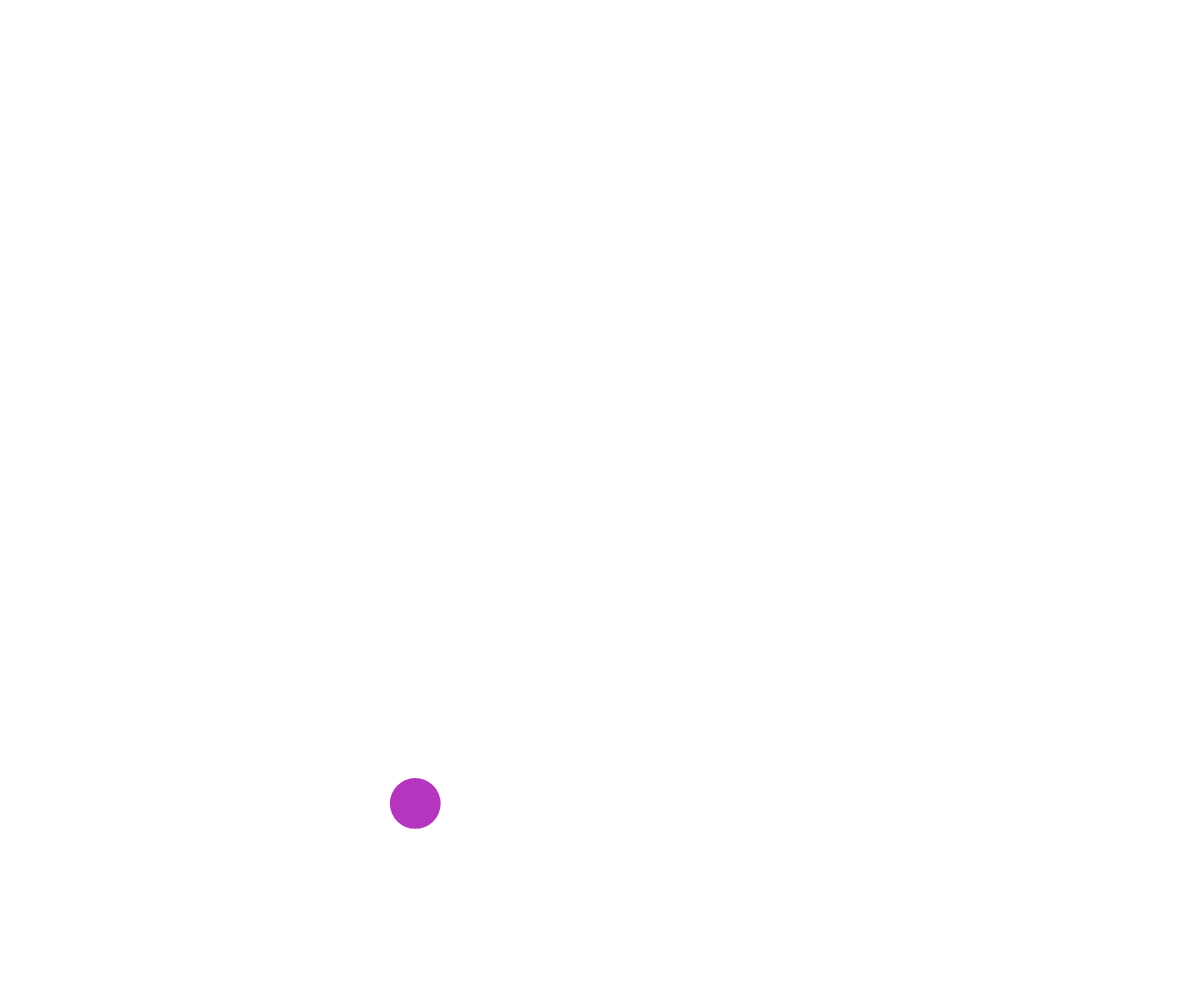
Frame 1 (no input)
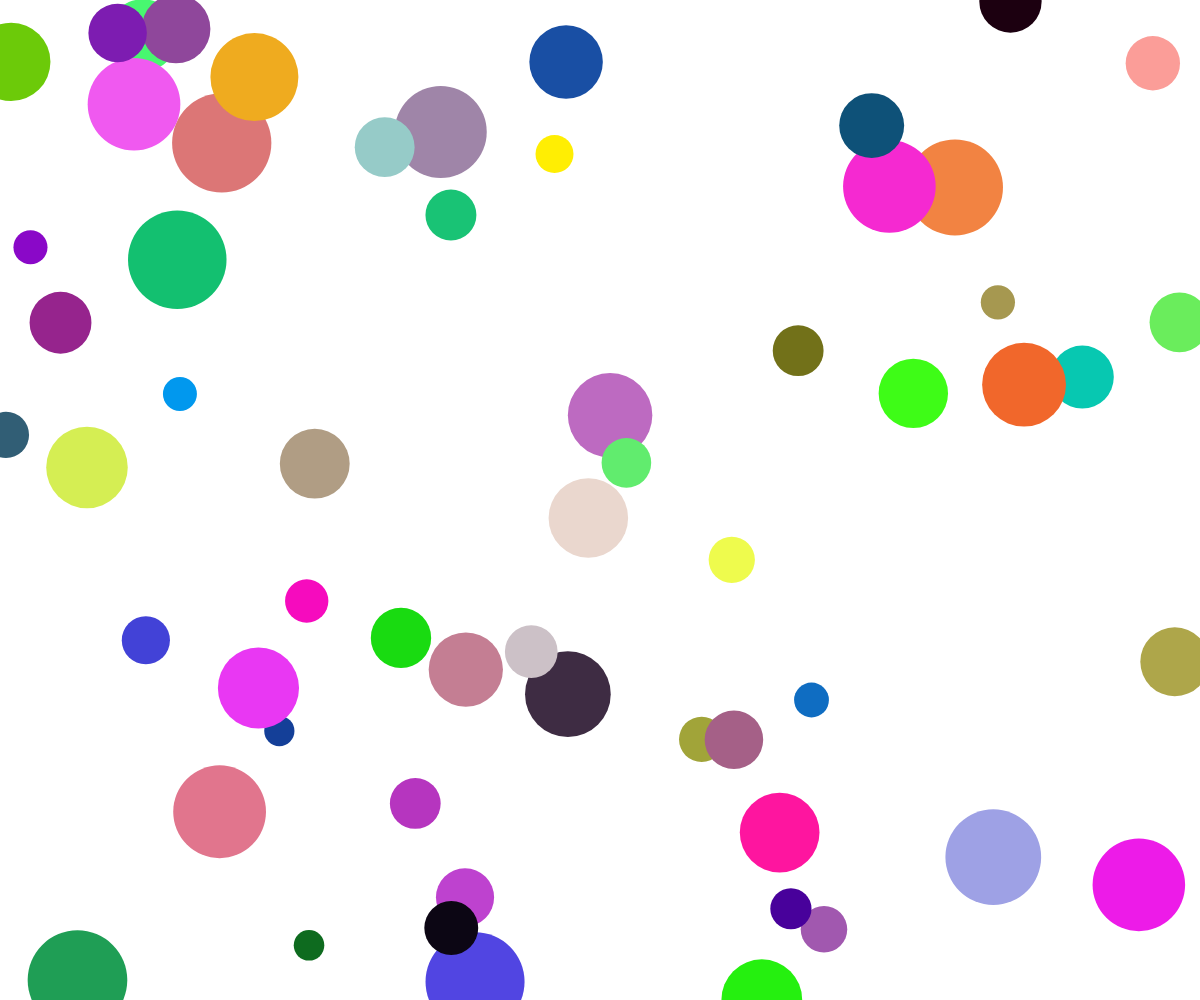
Frame 60 (no input)
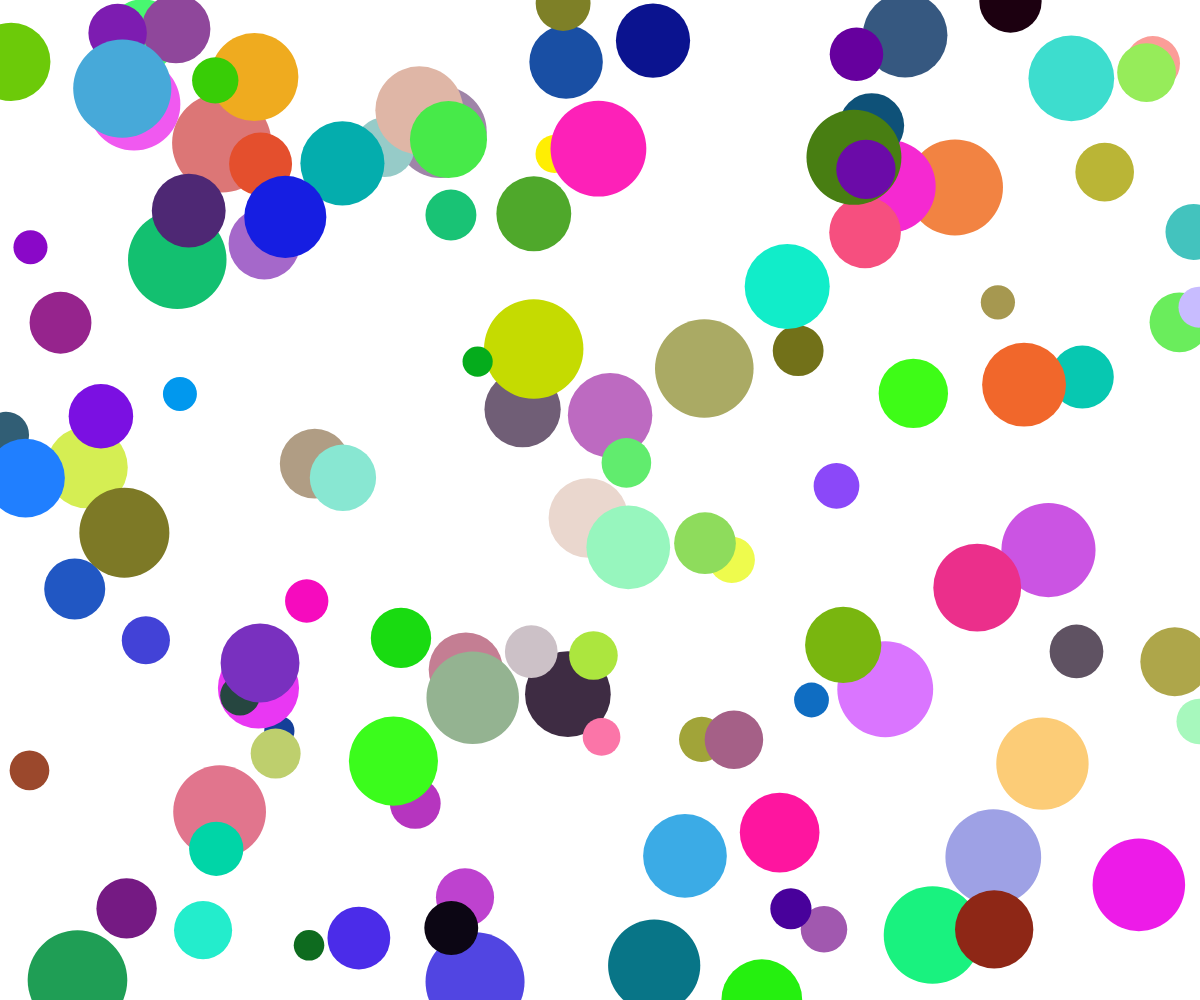
Frame 120 (the mouse pressed at the canvas centre since frame 60)

The p5.js sketch that drew these frames (run headless with seeded random() and noise() and a simulated clock; from frame 60 on, the mouse is pressed at the canvas centre):

// p5.js sketch
// ── sketch.js


async function setup() {
  createCanvas(windowWidth, windowHeight);
  noStroke();
}

function draw() {
  // background(220);
  drawRandomCircles();
}

function drawRandomCircles() {
  fill(random(0, 255), random(0, 255), random(0, 255));
  circle(random(0, width), random(0, height), random(30, 100));
}
